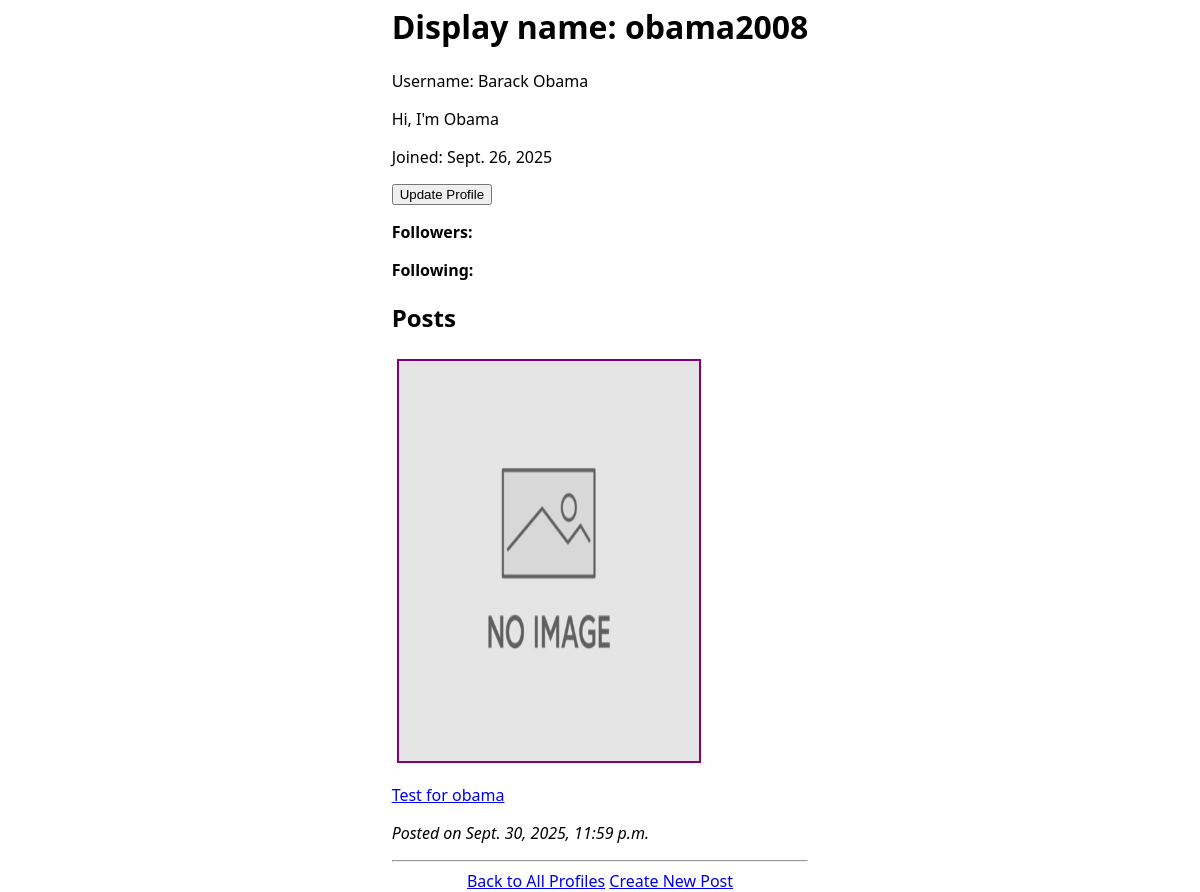
Page /mini_insta/profile/3 (lower part) on the earlier database version.
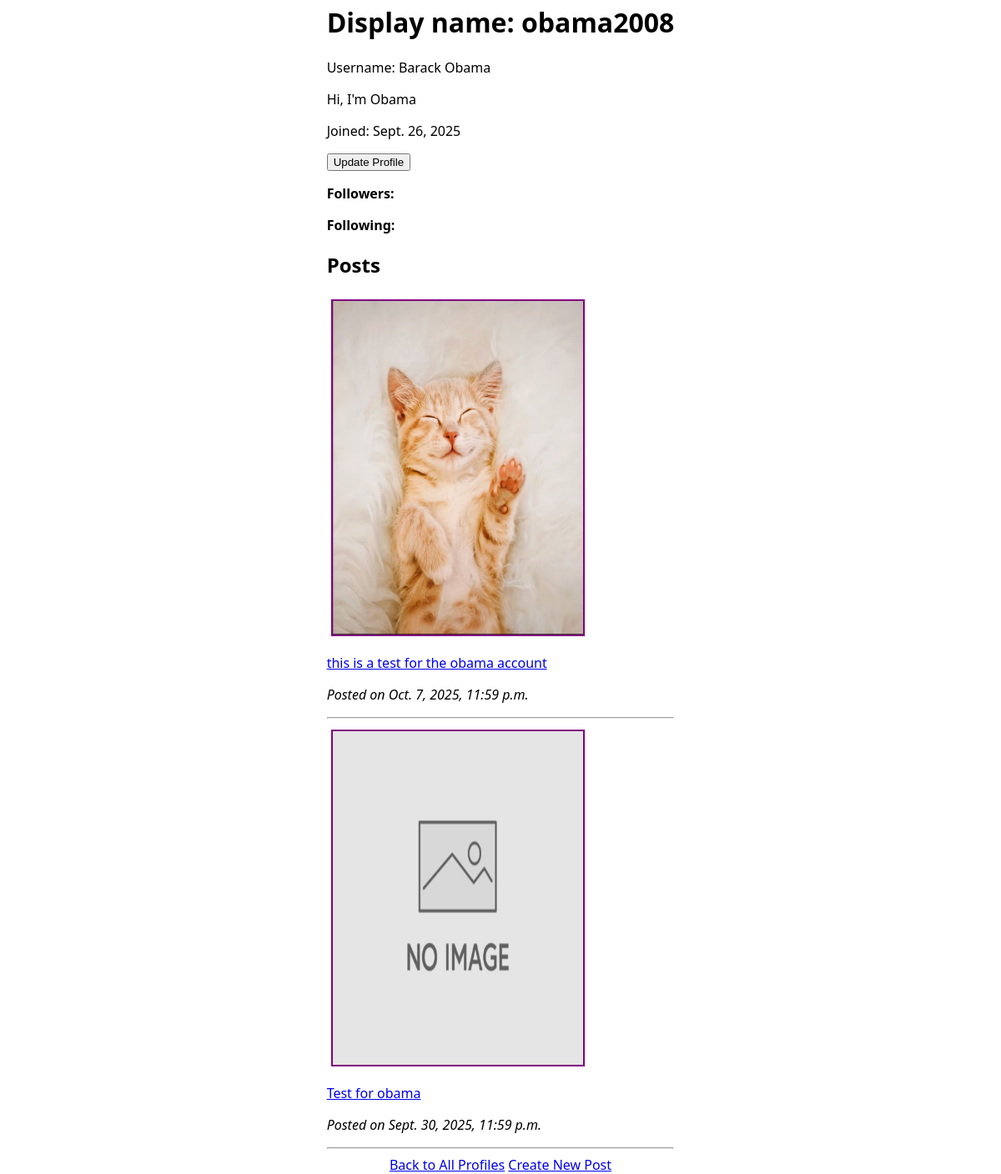
Same page on the later database version.
### mini_insta/models.py (models this page shows, shortened)
class Post(models.Model):
    profile = models.ForeignKey(Profile, on_delete=models.CASCADE)
    caption = models.TextField(blank=True)
    timestamp = models.DateTimeField(auto_now=True)
    def get_all_photos(self):
        return Photo.objects.filter(post=self)

class Photo(models.Model):
    post = models.ForeignKey(Post, on_delete=models.CASCADE)
    image_url = models.URLField(null=True)
    timestamp = models.DateTimeField(auto_now=True)
    image_file = models.ImageField(blank=True)
    def get_image_url(self):
        if self.image_file:
            return self.image_file.url
        return self.image_url

### mini_insta/views.py (the view)
# urls.py: path('profile/<int:pk>', ProfileDetailView.as_view(), name='show_profile'),
class ProfileDetailView(DetailView):
    model = Profile
    template_name = "mini_insta/show_profile.html"
    context_object_name = "profile"

### mini_insta/models.py (called while the page is built)
    def get_all_posts(self):
        return Post.objects.filter(profile=self).order_by('-timestamp')

### mini_insta/templates/mini_insta/show_profile.html (shortened to what this page needs)
{% extends "mini_insta/base.html" %}
{% load static %}
{% block content %}
<div>
    <div>
        <h1>Display name: {{ profile.display_name }}</h1>
        <p>Username: {{ profile.username }}</p>
    </div>
    <div>
        <p>{{ profile.bio_text }}</p>
        <p>Joined: {{ profile.join_date}}</p>
    </div>
    <a href="{% url 'update_profile' profile.pk %}">
        <button type="button">Update Profile </button>
    </a>
    <p><strong>Followers:</strong></p>
    <p><strong>Following:</strong> </p>
    <h2>Posts</h2>
    {% for post in profile.get_all_posts %}
        {% with photos=post.get_all_photos %}
            {% if photos %}
                <img src="{{ photos.0.get_image_url }}" alt="Post image" style="max-width:300px;">
            {% else %}
                <img src="{% static 'no_image.jpeg' %}" alt="No image available" style="max-width:300px;">
            {% endif %}
        {% endwith %}
        <a href="{% url 'show_post' post.pk %}"><p>{{ post.caption }}</p></a>
        <p><em>Posted on {{ post.timestamp }}</em></p>
        <hr>
    {% empty %}
        <p>No posts yet.</p>
    {% endfor %}
</div>
{% endblock %}

Differences in the rows shown:
added Post: get_all_photos.0.get_image_url (picture), caption "this is a test for the obama account", timestamp "Oct. 7, 2025, 11:59 p.m."
